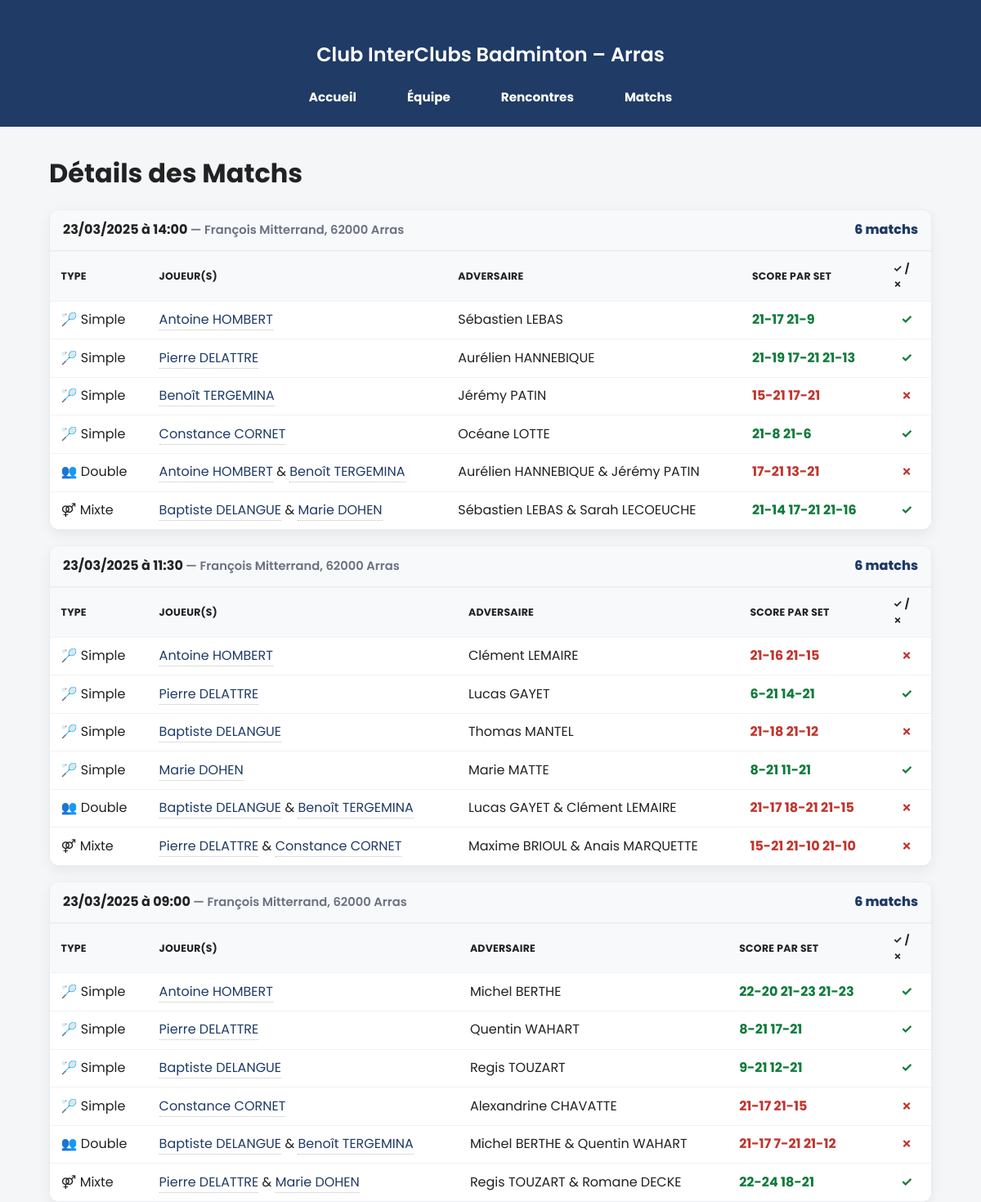
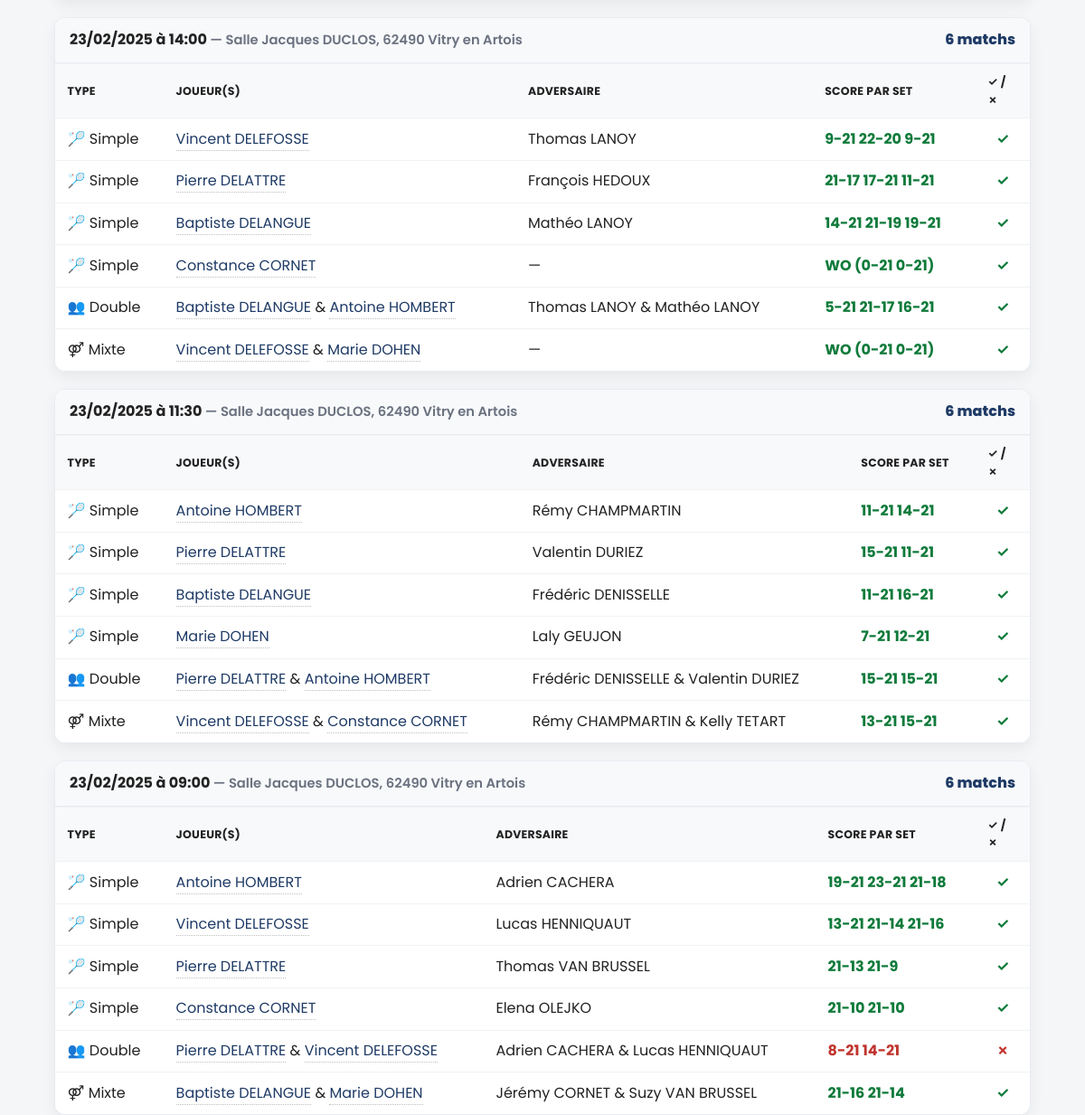
The app's page /matches.php (upper part), older data (2 pictures, top to bottom).
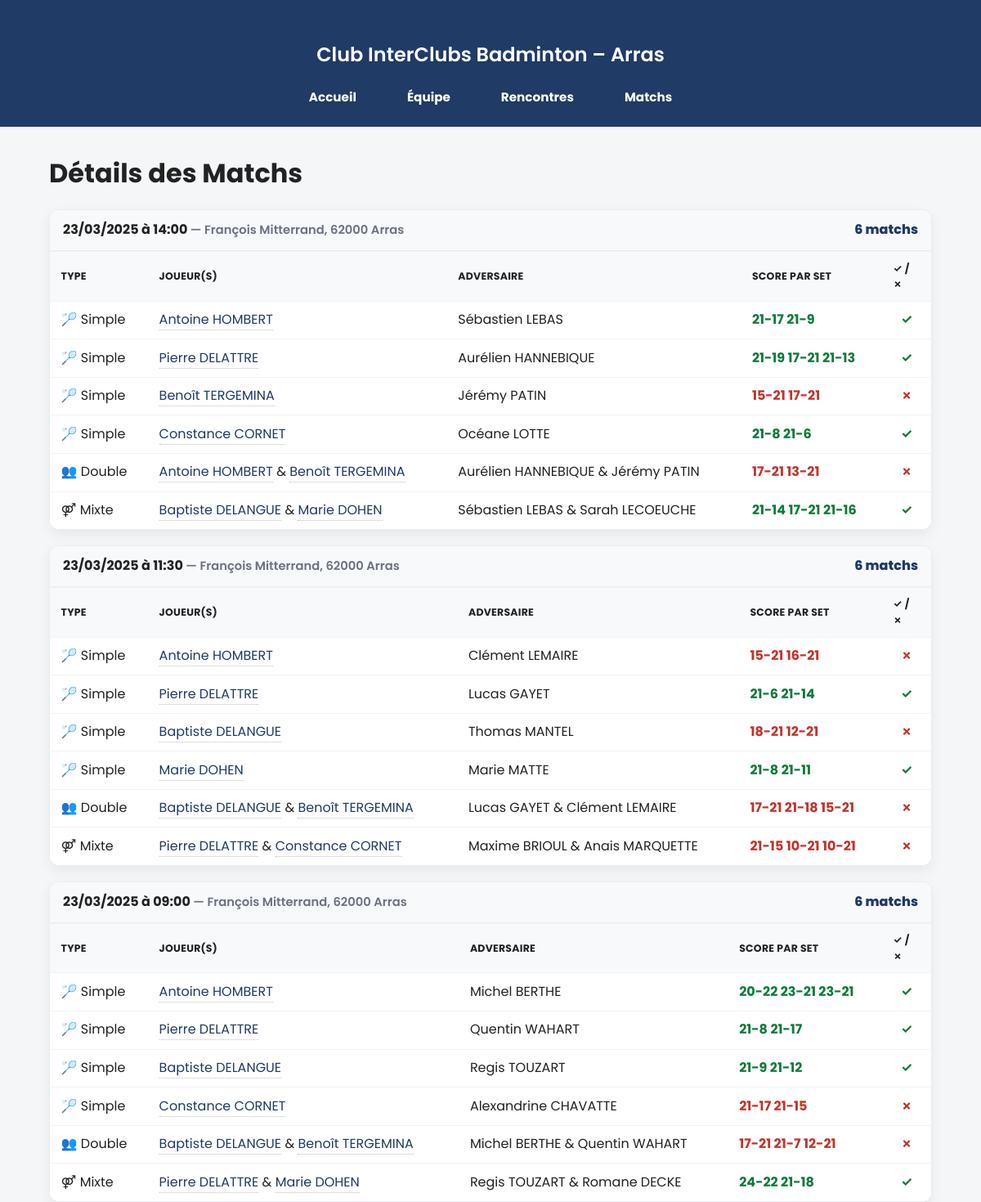
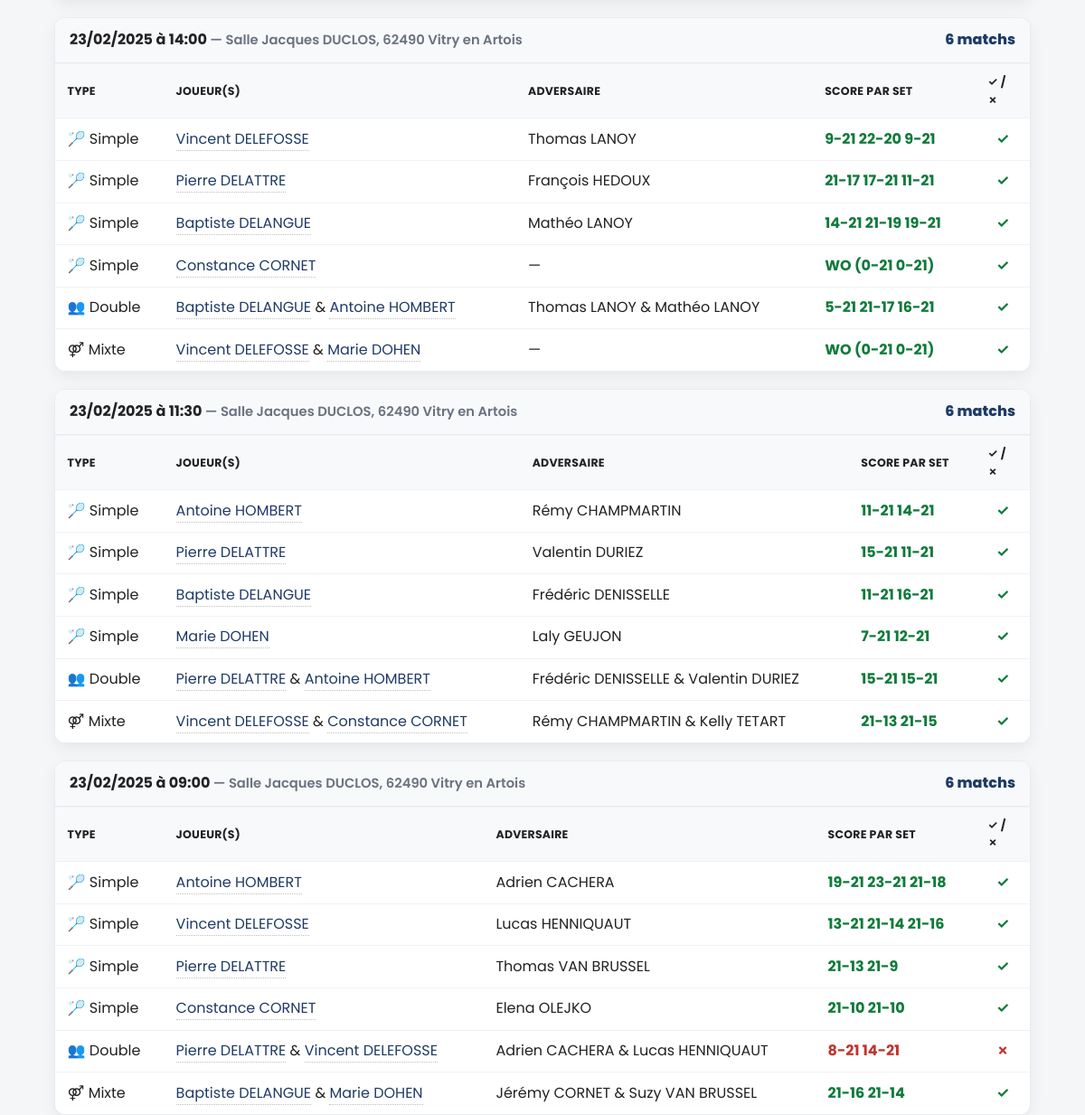
The same page, newer data (2 pictures, top to bottom).
### tables this page shows
CREATE TABLE `match_details` (
  `id` int(11) NOT NULL,
  `joueur_id` int(11) NOT NULL,
  `fixture_id` int(11) DEFAULT NULL,
  `adversaire_id` int(11) DEFAULT NULL,
  `nom_adversaire` varchar(100) DEFAULT NULL,
  `opponent_team` varchar(120) DEFAULT NULL,
  `binome` varchar(255) DEFAULT NULL,
  `date_match` datetime NOT NULL,
  `journee` tinyint(4) DEFAULT NULL,
  `lieu` varchar(150) DEFAULT NULL,
  `score` varchar(50) DEFAULT NULL,
  `resultat` enum('victoire','défaite') DEFAULT NULL,
  `type_match` enum('simple','double','mixte') DEFAULT NULL,
  `is_prochain` tinyint(1) DEFAULT 0,
  `discipline_code` varchar(3) DEFAULT NULL
);

CREATE TABLE `joueurs` (
  `id` int(11) NOT NULL,
  `nom` varchar(50) NOT NULL,
  `prenom` varchar(50) NOT NULL,
  `licence` varchar(20) NOT NULL,
  `classement_simple` varchar(50) NOT NULL,
  `classement_double` varchar(50) NOT NULL,
  `classement_mixte` varchar(50) NOT NULL,
  `photo` varchar(255) NOT NULL,
  `date_ajout` timestamp NOT NULL DEFAULT current_timestamp() ON UPDATE current_timestamp(),
  `victoires_simple` int(11) NOT NULL DEFAULT 0,
  `matches_simple` int(11) NOT NULL DEFAULT 0,
  `victoires_double` int(11) NOT NULL DEFAULT 0,
  `matches_double` int(11) NOT NULL DEFAULT 0,
  `victoires_mixte` int(11) NOT NULL DEFAULT 0,
  `matches_mixte` int(11) NOT NULL DEFAULT 0
);

### matches.php (the view, shortened to what this page needs)
<?php
require __DIR__ . '/includes/db.php';
$highlightId = isset($_GET['match_id']) ? (int)$_GET['match_id'] : 0;
function renderTypeIcon(string $type): string {
  $t = function_exists('mb_strtolower') ? mb_strtolower(trim($type), 'UTF-8') : strtolower(trim($type));
  return match ($t) {
    'simple' => '🏸 Simple',
    'double' => '👥 Double',
    'mixte'  => '⚤ Mixte',
    default  => htmlspecialchars($type, ENT_QUOTES, 'UTF-8'),
  };
}
function fullName(array $r): string { return trim(($r['prenom'] ?? '').' '.($r['nom'] ?? '')); }
function renderTick(string $res): string {
  $r = function_exists('mb_strtolower') ? mb_strtolower($res,'UTF-8') : strtolower($res);
  if ($r === 'victoire') return '<span style="color:#0f7a3a;font-weight:700;">✓</span>';
  if ($r === 'défaite' || $r === 'defaite') return '<span style="color:#c0342d;font-weight:700;">✗</span>';
  return htmlspecialchars($res, ENT_QUOTES, 'UTF-8');
}
$players = $pdo->query("SELECT id, CONCAT(prenom,' ',nom) AS fullname FROM joueurs")->fetchAll(PDO::FETCH_ASSOC);
$nameToId = [];
foreach ($players as $p) {
  $nameToId[strtolower(trim($p['fullname']))] = (int)$p['id'];
}
$sql = "
  SELECT md.id, md.date_match, md.type_match, md.resultat, md.score, md.lieu,
         md.nom_adversaire, md.binome,
         j.id AS joueur_id, j.prenom, j.nom
  FROM match_details md
  JOIN joueurs j ON j.id = md.joueur_id
  ORDER BY md.date_match DESC, FIELD(md.type_match,'simple','double','mixte'), md.id
";
$rows = $pdo->query($sql)->fetchAll(PDO::FETCH_ASSOC);
$groups = [];
foreach ($rows as $r) {
  $dt = strtotime($r['date_match']);
  $key = date('d/m/Y H:i', $dt).'|'.trim($r['lieu'] ?? '');
  if (!isset($groups[$key])) {
    $groups[$key] = [
      'date'=>date('d/m/Y',$dt),
      'time'=>date('H:i',$dt),
      'lieu'=>trim($r['lieu'] ?? ''),
      'items'=>[]
    ];
  }
  $primaryFull = fullName($r);
  $joueurs = '<a class="player-link" href="joueur.php?id='.(int)$r['joueur_id'].'">'.htmlspecialchars($primaryFull,ENT_QUOTES).'</a>';
  if (!empty($r['binome'])) {
    $bn   = trim((string)$r['binome']);
    $bnId = $nameToId[strtolower($bn)] ?? null;
    $bnHtml = $bnId
      ? '<a class="player-link" href="joueur.php?id='.$bnId.'">'.htmlspecialchars($bn,ENT_QUOTES).'</a>'
      : htmlspecialchars($bn,ENT_QUOTES);
    $joueurs .= ' & '.$bnHtml;
  }
  $groups[$key]['items'][] = [
    'id'     => (int)$r['id'],
    'type'   => $r['type_match'],
    'joueurs'=> $joueurs,
    'adv'    => $r['nom_adversaire'] ?: '—',
    'score'  => $r['score'] ?: '—',
    'res'    => $r['resultat'] ?: '',
  ];
}
?>
<!DOCTYPE html>
<html lang="fr">
<head>
  <link rel="stylesheet" href="style.css">
</head>
<?php include __DIR__.'/includes/header.php'; ?>
<main class="matches-wrap">
  <h1 class="matches-title">Détails des Matchs</h1>
  <?php if (empty($groups)): ?>
    <p>Aucun match trouvé.</p>
  <?php else: ?>
    <?php foreach ($groups as $g): ?>
      <section class="meet-card">
        <header class="meet-header">
          <div>
            <?= htmlspecialchars($g['date']) ?> à <?= htmlspecialchars($g['time']) ?>
            <?php if ($g['lieu']!==''): ?>
              <span class="meet-meta">— <?= htmlspecialchars($g['lieu']) ?></span>
            <?php endif; ?>
          </div>
          <div class="meet-count"><?= count($g['items']) ?> match<?= count($g['items'])>1?'s':'' ?></div>
        </header>
        <table class="matches-table">
          <thead>
            <tr>
              <th class="type-col">Type</th>
              <th>Joueur(s)</th>
              <th>Adversaire</th>
              <th class="score-col">Score par set</th>
              <th class="tick-col">✓ / ✗</th>
            </tr>
          </thead>
          <tbody>
          <?php foreach ($g['items'] as $it): ?>
            <?php
              $mid   = (int)$it['id'];
              $rowId = 'row-m'.$mid;
              $clsHL = ($highlightId === $mid) ? ' highlight' : '';
              $r     = function_exists('mb_strtolower') ? mb_strtolower($it['res'],'UTF-8') : strtolower($it['res']);
              $scoreCls = ($r==='victoire') ? 'color:#0f7a3a;font-weight:700;' : (($r==='défaite'||$r==='defaite')?'color:#c0342d;font-weight:700;':'');
            ?>
            <tr id="<?= $rowId ?>" class="<?= $clsHL ?>">
              <td class="type-col"><?= renderTypeIcon($it['type']) ?></td>
              <td><?= $it['joueurs']  ?></td>
              <td><?= htmlspecialchars($it['adv']) ?></td>
              <td class="score-col"><span style="<?= $scoreCls ?>"><?= htmlspecialchars($it['score']) ?></span></td>
              <td class="tick-col"><?= renderTick($it['res']) ?></td>
            </tr>
          <?php endforeach; ?>
          </tbody>
        </table>
      </section>
    <?php endforeach; ?>
  <?php endif; ?>
</main>
</body>
</html>

### includes/header.php (shortened to what this page needs)
<!DOCTYPE html>
<html lang="fr">
<head>
  <link rel="stylesheet" href="css/style.css">
  <link rel="stylesheet"
        href="https://cdn.jsdelivr.net/npm/bootstrap-icons@1.10.5/font/bootstrap-icons.css">
        <link rel="stylesheet" href="https://cdn.jsdelivr.net/npm/bootstrap-icons@1.11.3/font/bootstrap-icons.css">
</head>
<body>
  <header class="header site-header">
  <div class="container" style="padding:0">
    <h1>Club InterClubs Badminton – Arras</h1>
    <nav class="site-nav" aria-label="Navigation principale">
      <a href="index.php"class="<?= ($current_page === 'index.php') ? 'active' : '' ?>">Accueil</a>
      <a href="equipe.php" class="<?= ($current_page === 'joueurs.php') ? 'active' : '' ?>">Équipe</a>
      <a href="rencontres.php" class="<?= ($current_page === 'rencontres.php') ? 'active' : '' ?>">Rencontres</a>
      <a href="matches.php" class="<?= ($current_page === 'matches.php') ? 'active' : '' ?>">Matchs</a>
    </nav>
  </div>
</header>

### css/style.css (style rules this page uses)
:root { --brand-blue: #1D3A61; --brand-red: #B61D3C; --brand-red-dark: #8E1A30; --dark-blue: #162E6F; --bg-light: #F4F6F8; --text-main:#222; --text-muted:#6b7280; --win:#2bb673; --loss:#e53935; --border:#e5e7eb; --shadow:0 2px 6px rgba(0,0,0,.08); }
*,*::before,*::after { margin:0; padding:0; box-sizing:border-box; }
html,body { height:100%; }
body { display:flex; flex-direction:column; font-family:'Poppins', system-ui, -apple-system, "Segoe UI", Roboto, Arial, sans-serif; background:var(--bg-light); color:var(--text-main); line-height:1.55; }
a { color:var(--brand-blue); text-decoration:none; }
.container { width:90%; max-width:1100px; margin:2rem auto 0; padding:0; flex:1; display:flex; flex-direction:column; }
.site-header { background:var(--brand-blue); color:#fff; }
.site-header .container { padding:12px 0; display:flex; flex-direction:column; align-items:center; gap:.5rem; }
.site-nav { display:flex; gap:18px; flex-wrap:wrap; justify-content:center; align-items:center; }
.site-nav a { color:#e8f0f7; padding:8px 10px; border-radius:8px; font-weight:700; position:relative; transition: background .2s, color .2s; }
.header { background:var(--brand-blue); color:#fff; padding:16px 0; text-align:center; }
.header h1 { font-size:1.5rem; font-weight:600; }
.header nav { margin-top:6px; }
.header nav a { color:#fff; margin:0 12px; font-weight:700; font-size:.95rem; text-decoration:none; }
:root { --brand-blue: #1f3b66; --border: #e8ecf1; --shadow: 0 6px 18px rgba(0,0,0,.06); }
.player-link { color: var(--brand-blue); text-decoration: none; border-bottom: 1px dotted rgba(0,0,0,.25); padding-bottom: 1px; }

### matches.php (style rules this page uses)
.matches-wrap { width:90%; max-width:1100px; margin:2rem auto; }
.matches-title { font-size:2rem; margin:0 0 1.25rem; }
.meet-card { background:#fff; border:1px solid #e8ecf1; border-radius:12px; box-shadow:0 6px 16px rgba(0,0,0,.06); margin:1.2rem 0; overflow:hidden; }
.meet-header { display:flex; gap:10px; align-items:center; justify-content:space-between; padding:.75rem 1rem; background:#f8f9fb; border-bottom:1px solid #e8ecf1; font-weight:700; }
.meet-meta { color:#6b7280; font-weight:600; font-size:.92rem; }
.meet-count { color:#1f3b66; font-weight:800; }
.matches-table { width:100%; border-collapse:collapse; background:#fff; }
.matches-table th, .matches-table td { padding:.65rem .85rem; border-top:1px solid #f0f2f5; }
.matches-table thead th { background:#f8f9fb; text-transform:uppercase; font-size:.78rem; letter-spacing:.02em; text-align:left; }
.type-col { width:120px; white-space:nowrap; }
.score-col { white-space:nowrap; font-variant-numeric:tabular-nums; }
.tick-col { width:60px; text-align:center; }
.player-link { border-bottom:1px dotted rgba(0,0,0,.25); text-decoration:none; }

Row changes from the older to the newer data that the page shows:
changed match_details "Clément LEMAIRE": score "21-16 21-15" → "15-21 16-21"
changed match_details "Lucas GAYET": score "6-21 14-21" → "21-6 21-14"
changed match_details "Thomas MANTEL": score "21-18 21-12" → "18-21 12-21"
changed match_details "Marie MATTE": score "8-21 11-21" → "21-8 21-11"
changed match_details "Lucas GAYET & Clément LEMAIRE": score "21-17 18-21 21-15" → "17-21 21-18 15-21"
changed match_details "Maxime BRIOUL & Anais MARQUETTE": score "15-21 21-10 21-10" → "21-15 10-21 10-21"
changed match_details "Michel BERTHE": score "22-20 21-23 21-23" → "20-22 23-21 23-21"
changed match_details "Quentin WAHART": score "8-21 17-21" → "21-8 21-17"
changed match_details "Regis TOUZART": score "9-21 12-21" → "21-9 21-12"
changed match_details "Michel BERTHE & Quentin WAHART": score "21-17 7-21 21-12" → "17-21 21-7 12-21"
changed match_details "Regis TOUZART & Romane DECKE": score "22-24 18-21" → "24-22 21-18"
changed match_details "Rémy CHAMPMARTIN & Kelly TETART": score "13-21 15-21" → "21-13 21-15"
